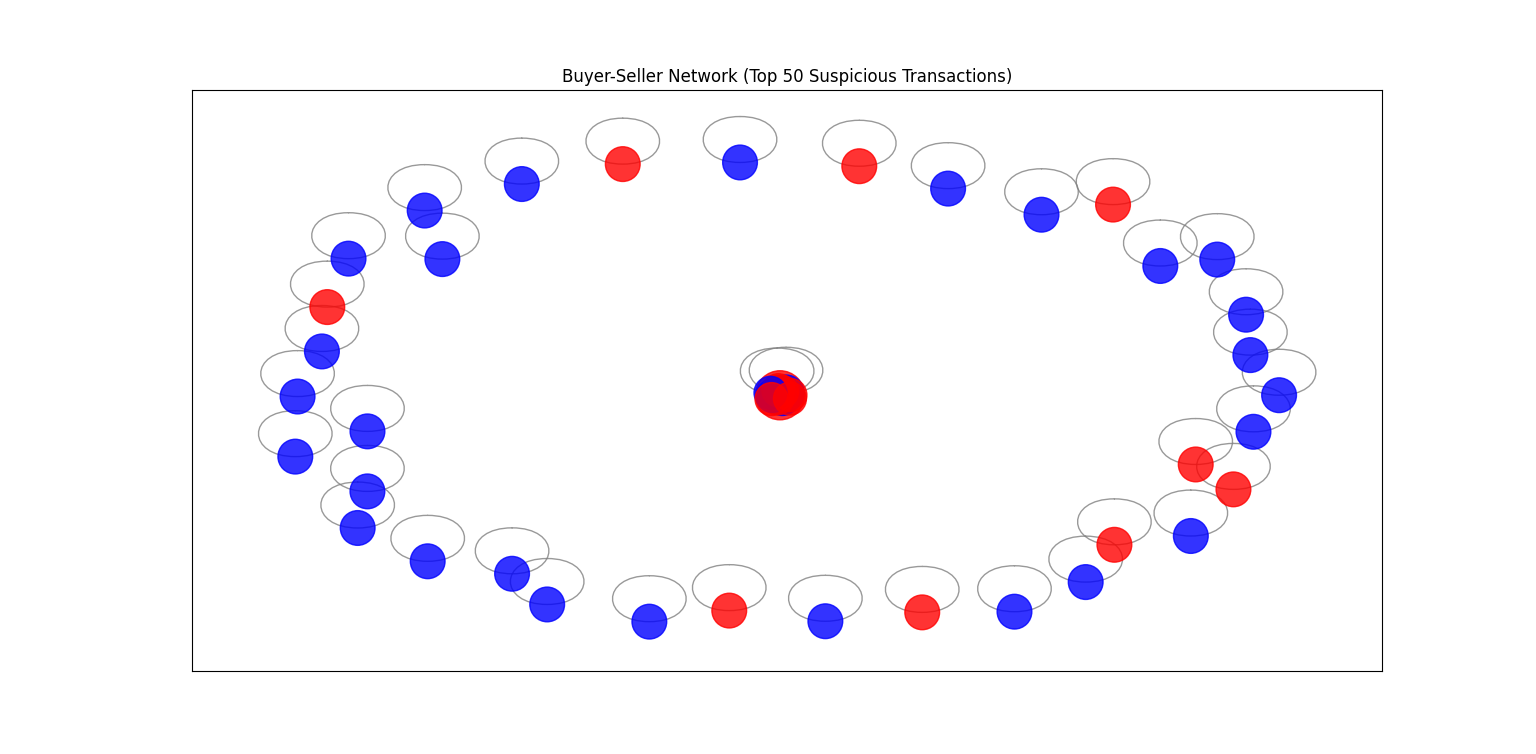

Generate this figure with Python:
import pandas as pd
import os
os.chdir(r"/")

# Load data dari file CSV
buyer_seller_data = pd.read_csv("buyer_seller_relationships.csv")

# Ambil top 50 transaksi berdasarkan flagged_transaction_count
top_transactions = buyer_seller_data.nlargest(50, 'flagged_transaction_count')

# Tampilkan data untuk memastikan
print(top_transactions.head())

import networkx as nx
import matplotlib.pyplot as plt

# Inisialisasi graph
G = nx.Graph()

# Tambahkan edges ke graph dari subset data
for _, row in top_transactions.iterrows():
    G.add_edge(
        row['buyer_id'],
        row['seller_id'],
        weight=row['flagged_transaction_count']
    )

# Tambahkan atribut penting untuk node (jika perlu)
for node in G.nodes():
    G.nodes[node]['is_blacklisted'] = int(
        node in top_transactions[top_transactions['involves_blacklisted_user'] == 1]['buyer_id'].values or
        node in top_transactions[top_transactions['involves_blacklisted_user'] == 1]['seller_id'].values
    )

# Hitung degree centrality
degree_centrality = nx.degree_centrality(G)

# Sort node berdasarkan centrality
central_users = sorted(degree_centrality.items(), key=lambda x: x[1], reverse=True)

# Tampilkan 5 pengguna dengan centrality tertinggi
print("Top 5 Central Users:")
for user, centrality in central_users[:5]:
    print(f"User ID: {user}, Centrality: {centrality}")

# Atur warna node: merah untuk pengguna yang blacklisted, biru untuk lainnya
node_colors = ['red' if G.nodes[node]['is_blacklisted'] else 'blue' for node in G.nodes()]

# Atur ukuran node berdasarkan degree centrality
node_sizes = [500 + 3000 * degree_centrality[node] for node in G.nodes()]

# Visualisasi jaringan
plt.figure(figsize=(15, 10))
pos = nx.spring_layout(G, seed=42)  # Layout jaringan
nx.draw_networkx(
    G, pos,
    with_labels=False,
    node_color=node_colors,
    node_size=node_sizes,
    edge_color="gray",
    alpha=0.8
)

# Tambahkan legenda
plt.title("Buyer-Seller Network (Top 50 Suspicious Transactions)")
plt.show()
